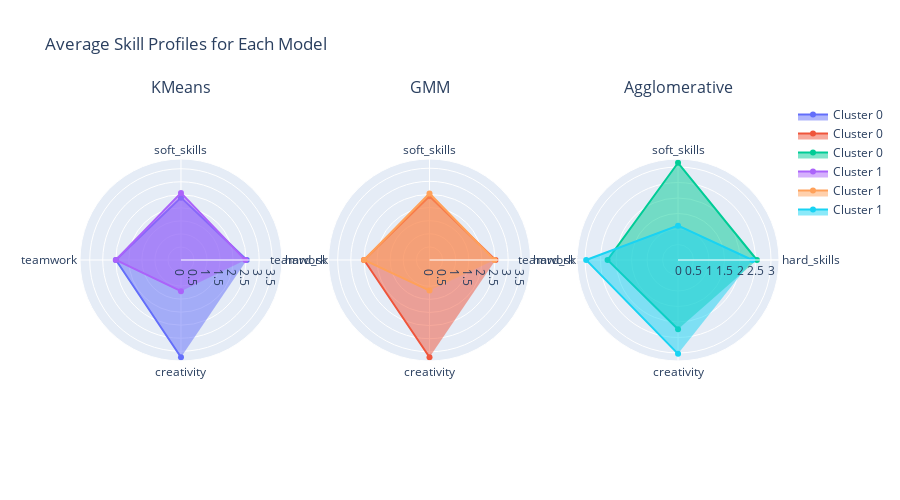

The notebook cell saved with this chart:
### Markdown cell above
#### Average Skill Profiles for Each Clustering Model
The following radar charts show the average skill profile for the clusters created by each algorithm. This gives us a better understanding of the characteristics of the groups each model has identified.

### Code cell
kmeans_avg = df.groupby('kmeans_cluster')[features].mean().reset_index()
gmm_avg = df.groupby('gmm_cluster')[features].mean().reset_index()
agglomerative_avg = df.groupby('agglomerative_cluster')[features].mean().reset_index()

fig = make_subplots(rows=1, cols=3, specs=[[{'type': 'polar'}, {'type': 'polar'}, {'type': 'polar'}]], subplot_titles=('KMeans', 'GMM', 'Agglomerative'))

for i in range(optimal_k):
    fig.add_trace(go.Scatterpolar(r=kmeans_avg.iloc[i, 1:], theta=features, fill='toself', name=f'Cluster {i}'), row=1, col=1)
    fig.add_trace(go.Scatterpolar(r=gmm_avg.iloc[i, 1:], theta=features, fill='toself', name=f'Cluster {i}'), row=1, col=2)
    fig.add_trace(go.Scatterpolar(r=agglomerative_avg.iloc[i, 1:], theta=features, fill='toself', name=f'Cluster {i}'), row=1, col=3)

fig.update_layout(title_text='Average Skill Profiles for Each Model', height=500)
fig.show()

### Figure 1 — Plotly figure (JSON) as saved in the notebook; plotly's stock layout.template omitted (floating-point values rounded to 4 significant figures)
{"data": [{"fill": "toself", "name": "Cluster 0", "r": [2.524, 2.392, 2.496, 3.729], "subplot": "polar", "theta": ["hard_skills", "soft_skills", "teamwork", "creativity"], "type": "scatterpolar"}, {"fill": "toself", "name": "Cluster 0", "r": [2.517, 2.43, 2.496, 3.706], "subplot": "polar2", "theta": ["hard_skills", "soft_skills", "teamwork", "creativity"], "type": "scatterpolar"}, {"fill": "toself", "name": "Cluster 0", "r": [2.545, 3.137, 2.274, 2.234], "subplot": "polar3", "theta": ["hard_skills", "soft_skills", "teamwork", "creativity"], "type": "scatterpolar"}, {"fill": "toself", "name": "Cluster 1", "r": [2.47, 2.574, 2.498, 1.195], "subplot": "polar", "theta": ["hard_skills", "soft_skills", "teamwork", "creativity"], "type": "scatterpolar"}, {"fill": "toself", "name": "Cluster 1", "r": [2.476, 2.536, 2.498, 1.167], "subplot": "polar2", "theta": ["hard_skills", "soft_skills", "teamwork", "creativity"], "type": "scatterpolar"}, {"fill": "toself", "name": "Cluster 1", "r": [2.397, 1.108, 2.964, 3.027], "subplot": "polar3", "theta": ["hard_skills", "soft_skills", "teamwork", "creativity"], "type": "scatterpolar"}], "layout": {"annotations": [{"font": {"size": 16}, "showarrow": false, "text": "KMeans", "x": 0.1444, "xanchor": "center", "xref": "paper", "y": 1, "yanchor": "bottom", "yref": "paper"}, {"font": {"size": 16}, "showarrow": false, "text": "GMM", "x": 0.5, "xanchor": "center", "xref": "paper", "y": 1, "yanchor": "bottom", "yref": "paper"}, {"font": {"size": 16}, "showarrow": false, "text": "Agglomerative", "x": 0.8556, "xanchor": "center", "xref": "paper", "y": 1, "yanchor": "bottom", "yref": "paper"}], "height": 500, "polar": {"domain": {"x": [0, 0.2889], "y": [0, 1]}}, "polar2": {"domain": {"x": [0.3556, 0.6444], "y": [0, 1]}}, "polar3": {"domain": {"x": [0.7111, 1], "y": [0, 1]}}, "title": {"text": "Average Skill Profiles for Each Model"}}}
